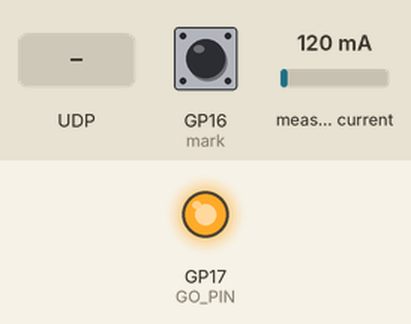
A program run on a simulated Raspberry Pi Pico running MicroPython. Parts: output pins drawn as LEDs (lit = HIGH). Inputs (shaded band) come from the test bench; at power-on: GP16 (mark) LOW, measured current 120 mA. The clock reads 2024-03-15 10:24:30 at power-on unless the program sets it; files the program writes start out absent; the board's own WiFi access point starts at once; library files of the repository ran but are not shown: ina219.py; what the program prints to the serial console is not drawn. At 8.2 s the program stops and its outputs stay as they are.

Above: at 1.2 s.
1.3 s: UDP packet "1" arrives
2.8 s: UDP packet "on" arrives
4.3 s: UDP packet "off" arrives
5.8 s: GP16 (mark) pulsed HIGH 2 times (0.12 s each, 0.3 s apart)
7.9 s: GP16 (mark) pulsed HIGH 5 times (0.12 s each, 0.3 s apart)
Timing chart, 0 to 9.7 s (numbered marks = the images above; inputs shaded):
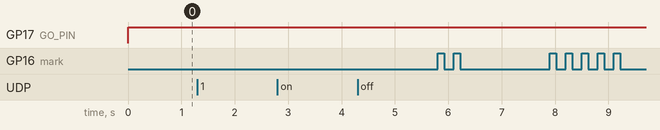

Measured:
- after the input at 1.3 s, every drawn part: stays the same
- after the input at 2.8 s, every drawn part: stays the same
- after the input at 4.3 s, every drawn part: stays the same
- after the input at 5.8 s, every drawn part: stays the same
- after the input at 7.9 s, every drawn part: stays the same

The program:

duty_log_b.py
```python
import myid                      # 身份指紋（B 板：任務四之一）
import cfg
import network, socket, time
from machine import Pin, I2C
import ina219

CYCLES = 3                                     # 量幾個完整週期（睡＋醒）
ap = network.WLAN(network.AP_IF)               # B 開 AP：A 每次醒來連上來送一筆
ap.config(ssid=cfg.SSID, key=cfg.PASSWORD, channel=cfg.CHANNEL)
ap.active(True)
u = socket.socket(socket.AF_INET, socket.SOCK_DGRAM)
u.bind(("0.0.0.0", cfg.UDP_PORT))
u.setblocking(False)
i2c = I2C(0, sda=Pin(cfg.SDA), scl=Pin(cfg.SCL), freq=400_000)
ina = ina219.INA219(i2c, cfg.ZERO_MA)
mark = Pin(cfg.MARK_PIN, Pin.IN, Pin.PULL_DOWN)   # A 睡著＝1，醒著＝0
Pin(cfg.GO_PIN, Pin.OUT, value=1)              # 開始線一直拉高


def poll_udp():                  # A 醒來送的那一筆：印出 A 的指紋
    try:
        print("  A 送來：", u.recv(256).decode())
    except OSError:
        pass


ma = [0.0, 0.0]; k = [0, 0]; ms = [0, 0]       # [醒, 睡]：電流總和、筆數、毫秒
print("等 A 第一次睡著（標記線變 1）才開始算…")
while mark.value() == 0:
    poll_udp(); time.sleep_ms(10)
lv, cyc, t_lv = 1, 0, time.ticks_ms()
while cyc < CYCLES:
    v = mark.value()
    if v != lv:                                # 換狀態：把上一段的時間記下來
        now = time.ticks_ms()
        ms[lv] += time.ticks_diff(now, t_lv); t_lv = now; lv = v
        if v == 1:                             # 又睡著了＝一個週期結束
            cyc += 1; print("第 %d 個週期完成" % cyc)
        continue
    ma[lv] += ina.current_ma(); k[lv] += 1     # 依標記線分開累加
    poll_udp(); time.sleep_ms(10)

I_on, I_slp = ma[0] / k[0], ma[1] / k[1]      # 醒著、睡著各自的平均電流
t_on, t_slp = ms[0] / 1000 / CYCLES, ms[1] / 1000 / CYCLES
I_meas = (ma[0] + ma[1]) / (k[0] + k[1])       # 整段直接平均（不靠公式）
print("醒著：平均 %.1f mA，每次 %.2f 秒" % (I_on, t_on))
print("睡著：平均 %.2f mA，每次 %.2f 秒" % (I_slp, t_slp))
print("整段直接量的平均：%.3f mA" % I_meas)
with open("duty_result.txt", "w") as f:        # 給 duty.py 讀
    f.write("%.3f,%.3f,%.3f,%.3f,%.3f" % (I_on, t_on, I_slp, t_slp, I_meas))
```

myid.py
```python
# myid.py：身份指紋＋組別。兩片板子都要存一份；只改前三行
STUDENT_ID = "請改成組長學號"   # 組長學號（兩片一樣）
GROUP = 1                       # 組號（1～20，兩片一樣）
BOARD = "A"                     # 這一片是 "A" 還是 "B"

import machine, network, rp2, time, binascii
rp2.country("TW")                        # 台灣的無線電規範，要在打開無線晶片之前設定
wlan = network.WLAN(network.STA_IF)
was_on = wlan.active()
wlan.active(True)                        # 無線晶片要開著才讀得到 MAC
MAC = binascii.hexlify(wlan.config("mac"), ":").decode().upper()
wlan.active(was_on)                      # 讀完放回原本的狀態
SN = binascii.hexlify(machine.unique_id()).decode().upper()
t = time.localtime()                     # Thonny 連線時會幫板子對時
WHEN = "{:04d}-{:02d}-{:02d} {:02d}:{:02d}".format(t[0], t[1], t[2], t[3], t[4])
print("學號", STUDENT_ID, "| 第", GROUP, "組 | 板子", BOARD, "| 序號", SN, "| MAC", MAC, "|", WHEN)
```

cfg.py
```python
# cfg.py：主題 13 的組別參數與接線（由 myid 的組號算出來；A、B 兩片都要存）
import myid
GROUP = myid.GROUP
SSID = "wsn-g%02d" % GROUP                  # B 板開的 AP（A 連它送資料）
PASSWORD = "pico%04d" % (GROUP * 1234 % 10000)
CHANNEL = (1, 6, 11)[(GROUP - 1) % 3]       # 各組錯開 1、6、11
UDP_PORT = 5013                             # A 送到 B 的埠號
BLE_NAME = "wsn-g%02d-%s" % (GROUP, myid.BOARD)
SDA, SCL = 4, 5                             # B：INA219 的 I2C（第 6、7 腳）
MARK_PIN = 16                               # 標記線 A→B（GP16，第 21 腳）
GO_PIN = 17                                 # 開始線 B→A（GP17，第 22 腳）
ZERO_MA = 0.0                               # 任務一量到的零點（mA）
SEG_MS = 8000                               # 任務二、三：每一段 8 秒
SLEEP_MS = 30000                            # 任務四：每次 deepsleep 30 秒
FP = "學號 %s | 第 %d 組 | 板子 %s | 序號 %s | MAC %s" % (
    myid.STUDENT_ID, GROUP, myid.BOARD, myid.SN, myid.MAC)   # A 的指紋
```
